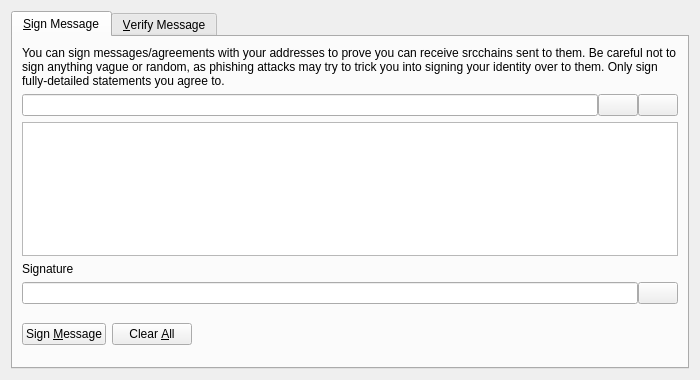
<?xml version="1.0" encoding="UTF-8"?>
<ui version="4.0">
 <class>SignVerifyMessageDialog</class>
 <widget class="QDialog" name="SignVerifyMessageDialog">
  <property name="geometry">
   <rect>
    <x>0</x>
    <y>0</y>
    <width>700</width>
    <height>380</height>
   </rect>
  </property>
  <property name="windowTitle">
   <string>Signatures - Sign / Verify a Message</string>
  </property>
  <property name="modal">
   <bool>true</bool>
  </property>
  <layout class="QVBoxLayout" name="verticalLayout">
   <item>
    <widget class="QTabWidget" name="tabWidget">
     <property name="currentIndex">
      <number>0</number>
     </property>
     <widget class="QWidget" name="tabSignMessage">
      <attribute name="title">
       <string>&amp;Sign Message</string>
      </attribute>
      <layout class="QVBoxLayout" name="verticalLayout_SM">
       <item>
        <widget class="QLabel" name="infoLabel_SM">
         <property name="text">
          <string>You can sign messages/agreements with your addresses to prove you can receive srcchains sent to them. Be careful not to sign anything vague or random, as phishing attacks may try to trick you into signing your identity over to them. Only sign fully-detailed statements you agree to.</string>
         </property>
         <property name="textFormat">
          <enum>Qt::PlainText</enum>
         </property>
         <property name="wordWrap">
          <bool>true</bool>
         </property>
        </widget>
       </item>
       <item>
        <layout class="QHBoxLayout" name="horizontalLayout_1_SM">
         <property name="spacing">
          <number>0</number>
         </property>
         <item>
          <widget class="QValidatedLineEdit" name="addressIn_SM">
           <property name="toolTip">
            <string>The Srcchain address to sign the message with</string>
           </property>
          </widget>
         </item>
         <item>
          <widget class="QPushButton" name="addressBookButton_SM">
           <property name="toolTip">
            <string>Choose previously used address</string>
           </property>
           <property name="text">
            <string/>
           </property>
           <property name="icon">
            <iconset resource="../srcchain.qrc">
             <normaloff>:/icons/address-book</normaloff>:/icons/address-book</iconset>
           </property>
           <property name="shortcut">
            <string>Alt+A</string>
           </property>
           <property name="autoDefault">
            <bool>false</bool>
           </property>
          </widget>
         </item>
         <item>
          <widget class="QPushButton" name="pasteButton_SM">
           <property name="toolTip">
            <string>Paste address from clipboard</string>
           </property>
           <property name="text">
            <string/>
           </property>
           <property name="icon">
            <iconset resource="../srcchain.qrc">
             <normaloff>:/icons/editpaste</normaloff>:/icons/editpaste</iconset>
           </property>
           <property name="shortcut">
            <string>Alt+P</string>
           </property>
           <property name="autoDefault">
            <bool>false</bool>
           </property>
          </widget>
         </item>
        </layout>
       </item>
       <item>
        <widget class="QPlainTextEdit" name="messageIn_SM">
         <property name="toolTip">
          <string>Enter the message you want to sign here</string>
         </property>
        </widget>
       </item>
       <item>
        <widget class="QLabel" name="signatureLabel_SM">
         <property name="text">
          <string>Signature</string>
         </property>
         <property name="textFormat">
          <enum>Qt::PlainText</enum>
         </property>
        </widget>
       </item>
       <item>
        <layout class="QHBoxLayout" name="horizontalLayout_2_SM">
         <property name="spacing">
          <number>0</number>
         </property>
         <item>
          <widget class="QLineEdit" name="signatureOut_SM">
           <property name="font">
            <font>
             <italic>true</italic>
            </font>
           </property>
           <property name="readOnly">
            <bool>true</bool>
           </property>
          </widget>
         </item>
         <item>
          <widget class="QPushButton" name="copySignatureButton_SM">
           <property name="toolTip">
            <string>Copy the current signature to the system clipboard</string>
           </property>
           <property name="text">
            <string/>
           </property>
           <property name="icon">
            <iconset resource="../srcchain.qrc">
             <normaloff>:/icons/editcopy</normaloff>:/icons/editcopy</iconset>
           </property>
           <property name="autoDefault">
            <bool>false</bool>
           </property>
          </widget>
         </item>
        </layout>
       </item>
       <item>
        <layout class="QHBoxLayout" name="horizontalLayout_3_SM">
         <item>
          <widget class="QPushButton" name="signMessageButton_SM">
           <property name="toolTip">
            <string>Sign the message to prove you own this Srcchain address</string>
           </property>
           <property name="text">
            <string>Sign &amp;Message</string>
           </property>
           <property name="icon">
            <iconset resource="../srcchain.qrc">
             <normaloff>:/icons/edit</normaloff>:/icons/edit</iconset>
           </property>
           <property name="autoDefault">
            <bool>false</bool>
           </property>
          </widget>
         </item>
         <item>
          <widget class="QPushButton" name="clearButton_SM">
           <property name="toolTip">
            <string>Reset all sign message fields</string>
           </property>
           <property name="text">
            <string>Clear &amp;All</string>
           </property>
           <property name="icon">
            <iconset resource="../srcchain.qrc">
             <normaloff>:/icons/remove</normaloff>:/icons/remove</iconset>
           </property>
           <property name="autoDefault">
            <bool>false</bool>
           </property>
          </widget>
         </item>
         <item>
          <spacer name="horizontalSpacer_1_SM">
           <property name="orientation">
            <enum>Qt::Horizontal</enum>
           </property>
           <property name="sizeHint" stdset="0">
            <size>
             <width>40</width>
             <height>48</height>
            </size>
           </property>
          </spacer>
         </item>
         <item>
          <widget class="QLabel" name="statusLabel_SM">
           <property name="font">
            <font>
             <weight>75</weight>
             <bold>true</bold>
            </font>
           </property>
           <property name="text">
            <string/>
           </property>
           <property name="wordWrap">
            <bool>true</bool>
           </property>
          </widget>
         </item>
         <item>
          <spacer name="horizontalSpacer_2_SM">
           <property name="orientation">
            <enum>Qt::Horizontal</enum>
           </property>
           <property name="sizeHint" stdset="0">
            <size>
             <width>40</width>
             <height>48</height>
            </size>
           </property>
          </spacer>
         </item>
        </layout>
       </item>
      </layout>
     </widget>
     <widget class="QWidget" name="tabVerifyMessage">
      <attribute name="title">
       <string>&amp;Verify Message</string>
      </attribute>
      <layout class="QVBoxLayout" name="verticalLayout_VM">
       <item>
        <widget class="QLabel" name="infoLabel_VM">
         <property name="text">
          <string>Enter the receiver's address, message (ensure you copy line breaks, spaces, tabs, etc. exactly) and signature below to verify the message. Be careful not to read more into the signature than what is in the signed message itself, to avoid being tricked by a man-in-the-middle attack. Note that this only proves the signing party receives with the address, it cannot prove sendership of any transaction!</string>
         </property>
         <property name="textFormat">
          <enum>Qt::PlainText</enum>
         </property>
         <property name="alignment">
          <set>Qt::AlignLeading|Qt::AlignLeft|Qt::AlignTop</set>
         </property>
         <property name="wordWrap">
          <bool>true</bool>
         </property>
        </widget>
       </item>
       <item>
        <layout class="QHBoxLayout" name="horizontalLayout_1_VM">
         <property name="spacing">
          <number>0</number>
         </property>
         <item>
          <widget class="QValidatedLineEdit" name="addressIn_VM">
           <property name="toolTip">
            <string>The Srcchain address the message was signed with</string>
           </property>
          </widget>
         </item>
         <item>
          <widget class="QPushButton" name="addressBookButton_VM">
           <property name="toolTip">
            <string>Choose previously used address</string>
           </property>
           <property name="text">
            <string/>
           </property>
           <property name="icon">
            <iconset resource="../srcchain.qrc">
             <normaloff>:/icons/address-book</normaloff>:/icons/address-book</iconset>
           </property>
           <property name="shortcut">
            <string>Alt+A</string>
           </property>
           <property name="autoDefault">
            <bool>false</bool>
           </property>
          </widget>
         </item>
        </layout>
       </item>
       <item>
        <widget class="QPlainTextEdit" name="messageIn_VM"/>
       </item>
       <item>
        <widget class="QValidatedLineEdit" name="signatureIn_VM"/>
       </item>
       <item>
        <layout class="QHBoxLayout" name="horizontalLayout_2_VM">
         <item>
          <widget class="QPushButton" name="verifyMessageButton_VM">
           <property name="toolTip">
            <string>Verify the message to ensure it was signed with the specified Srcchain address</string>
           </property>
           <property name="text">
            <string>Verify &amp;Message</string>
           </property>
           <property name="icon">
            <iconset resource="../srcchain.qrc">
             <normaloff>:/icons/transaction_0</normaloff>:/icons/transaction_0</iconset>
           </property>
           <property name="autoDefault">
            <bool>false</bool>
           </property>
          </widget>
         </item>
         <item>
          <widget class="QPushButton" name="clearButton_VM">
           <property name="toolTip">
            <string>Reset all verify message fields</string>
           </property>
           <property name="text">
            <string>Clear &amp;All</string>
           </property>
           <property name="icon">
            <iconset resource="../srcchain.qrc">
             <normaloff>:/icons/remove</normaloff>:/icons/remove</iconset>
           </property>
           <property name="autoDefault">
            <bool>false</bool>
           </property>
          </widget>
         </item>
         <item>
          <spacer name="horizontalSpacer_1_VM">
           <property name="orientation">
            <enum>Qt::Horizontal</enum>
           </property>
           <property name="sizeHint" stdset="0">
            <size>
             <width>40</width>
             <height>48</height>
            </size>
           </property>
          </spacer>
         </item>
         <item>
          <widget class="QLabel" name="statusLabel_VM">
           <property name="font">
            <font>
             <weight>75</weight>
             <bold>true</bold>
            </font>
           </property>
           <property name="text">
            <string/>
           </property>
           <property name="wordWrap">
            <bool>true</bool>
           </property>
          </widget>
         </item>
         <item>
          <spacer name="horizontalSpacer_2_VM">
           <property name="orientation">
            <enum>Qt::Horizontal</enum>
           </property>
           <property name="sizeHint" stdset="0">
            <size>
             <width>40</width>
             <height>48</height>
            </size>
           </property>
          </spacer>
         </item>
        </layout>
       </item>
      </layout>
     </widget>
    </widget>
   </item>
  </layout>
 </widget>
 <customwidgets>
  <customwidget>
   <class>QValidatedLineEdit</class>
   <extends>QLineEdit</extends>
   <header>qvalidatedlineedit.h</header>
  </customwidget>
 </customwidgets>
 <resources>
  <include location="../srcchain.qrc"/>
 </resources>
 <connections/>
</ui>
